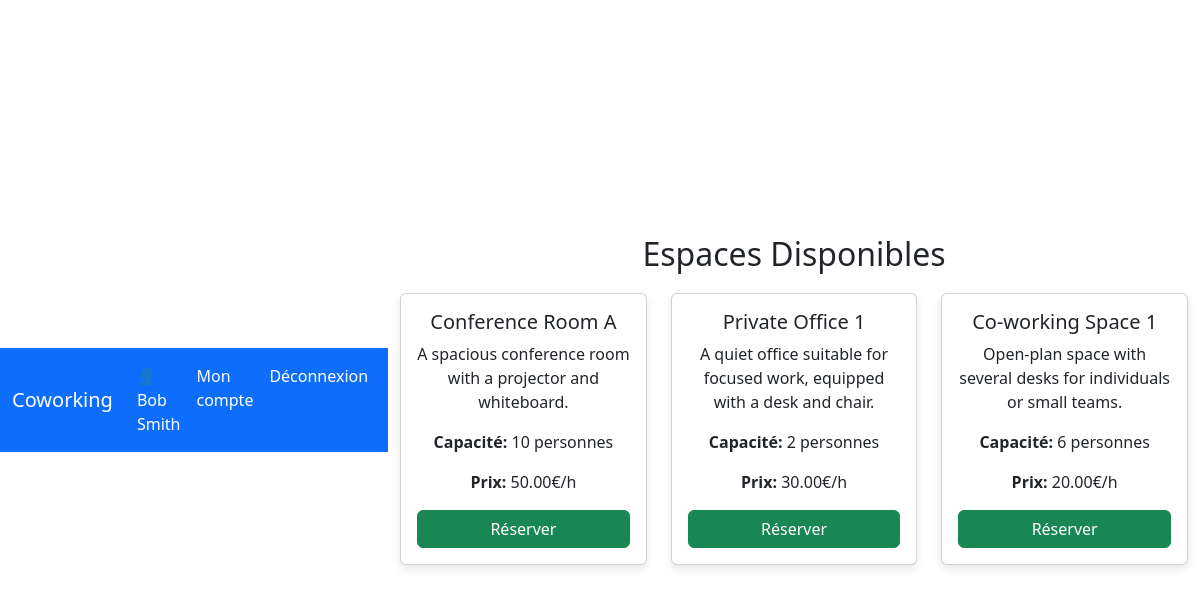
Page /index.php (signed in) on the committed database.
### tables this page shows
CREATE TABLE `spaces` (
  `id` int(11) NOT NULL,
  `name` varchar(255) NOT NULL,
  `description` text DEFAULT NULL,
  `capacity` int(11) NOT NULL,
  `price_per_hour` decimal(10,2) NOT NULL
);

### index.php (the view, shortened to what this page needs)
<!DOCTYPE html>
<html lang="fr">
<head>
    <link rel="stylesheet" href="style.css">
    <link rel="stylesheet" href="https://cdn.jsdelivr.net/npm/bootstrap@5.3.0/dist/css/bootstrap.min.css">
</head>
<body>
    <?php include 'navbar.php'; ?>
    <div class="container mt-4">
        <h2 class="text-center">Espaces Disponibles</h2>
        <div class="row">
            <?php
            require 'db.php';
            $query = $pdo->query("SELECT * FROM spaces");
            while ($space = $query->fetch(PDO::FETCH_ASSOC)): ?>
                <div class="col-md-4">
                    <div class="card mb-4">
                        <div class="card-body">
                            <h5 class="card-title"><?= htmlspecialchars($space['name']) ?></h5>
                            <p class="card-text"><?= htmlspecialchars($space['description']) ?></p>
                            <p><strong>Capacité:</strong> <?= $space['capacity'] ?> personnes</p>
                            <p><strong>Prix:</strong> <?= $space['price_per_hour'] ?>€/h</p>
                            <a href="reserve.php?space_id=<?= $space['id'] ?>" class="btn btn-success">Réserver</a>
                        </div>
                    </div>
                </div>
            <?php endwhile; ?>
        </div>
    </div>
</body>
</html>

### style.css (style rules this page uses)
body { background-color: #f4f4f4; font-family: Arial, sans-serif; display: flex; justify-content: center; align-items: center; height: 100vh; margin: 0; }
.container { width: 100%; max-width: 400px; padding: 20px; }
.container h2 { margin-bottom: 20px; text-align: center; }
.card { border-radius: 10px; box-shadow: 0px 4px 8px rgba(0, 0, 0, 0.1); }
.card-body { text-align: center; }
.card .btn { width: 100%; }

### rows in the picture
spaces: name "Conference Room A", description "A spacious conference room with a projector and whiteboard.", capacity "10", price_per_hour "50.00"
spaces: name "Private Office 1", description "A quiet office suitable for focused work, equipped with a desk and chair.", capacity "2", price_per_hour "30.00"
spaces: name "Co-working Space 1", description "Open-plan space with several desks for individuals or small teams.", capacity "6", price_per_hour "20.00"

### other values in the picture
$_SESSION['user_name'] "Bob Smith"
